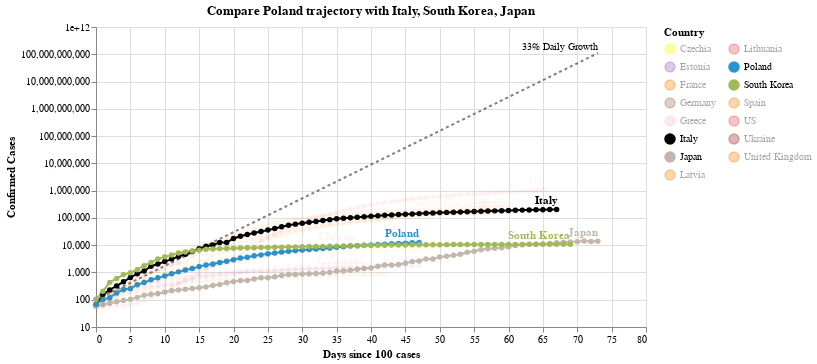

Write notebook code for a chart like this one.
### Code cell
#hide_input
chart3 = make_since_chart(['Poland'])
chart3

### Figure 1 — Vega-Lite specification as saved in the notebook (floating-point values rounded to 4 significant figures; data arrays with more than 128 entries replaced by an {"elided": "..."} marker saying what was removed)
{"config": {"view": {"continuousWidth": 400, "continuousHeight": 300}}, "layer": [{"mark": {"type": "line", "color": "black", "opacity": 0.5, "strokeDash": [3, 3]}, "encoding": {"x": {"type": "quantitative", "field": "Days since 100 cases"}, "y": {"type": "quantitative", "field": "Confirmed Cases"}}}, {"mark": {"type": "text", "align": "right", "dy": -6, "fontSize": 10, "text": "33% Daily Growth"}, "encoding": {"x": {"type": "quantitative", "field": "Days since 100 cases"}, "y": {"type": "quantitative", "field": "Confirmed Cases"}}, "transform": [{"filter": "(datum['Days since 100 cases'] >= 73)"}]}, {"data": {"name": "data-41cd1ce836814c559ef2af30362119ef"}, "mark": {"type": "line", "point": true}, "encoding": {"color": {"type": "nominal", "field": "Country", "legend": {"columns": 2}, "scale": {"domain": ["Czechia", "Estonia", "France", "Germany", "Greece", "Italy", "Japan", "Latvia", "Lithuania", "Poland", "South Korea", "Spain", "US", "Ukraine", "United Kingdom"], "range": ["yellow", "#9467bd", "#F58518", "#9D755D", "pink", "black", "#C1B7AD", "#F58518", "#E45756", "#2495D3", "#A1BA59", "#F58518", "#E45756", "brown", "#F58518"]}}, "opacity": {"condition": {"value": 1, "selection": "selector001"}, "value": 0.05}, "tooltip": [{"type": "nominal", "field": "Country"}, {"type": "temporal", "field": "Date"}, {"type": "quantitative", "field": "Confirmed Cases"}, {"type": "quantitative", "field": "Days since 100 cases"}], "x": {"type": "quantitative", "field": "Days since 100 cases"}, "y": {"type": "quantitative", "field": "Confirmed Cases", "scale": {"type": "log"}}}, "selection": {"selector001": {"type": "multi", "fields": ["Country"], "bind": "legend", "init": [{"Country": "Poland"}, {"Country": "Italy"}, {"Country": "South Korea"}, {"Country": "Japan"}]}}, "width": 550}, {"data": {"name": "data-41cd1ce836814c559ef2af30362119ef"}, "mark": {"type": "text", "align": "right", "dy": -8, "fontWeight": "bold"}, "encoding": {"color": {"type": "nominal", "field": "Country", "legend": {"columns": 2}, "scale": {"domain": ["Czechia", "Estonia", "France", "Germany", "Greece", "Italy", "Japan", "Latvia", "Lithuania", "Poland", "South Korea", "Spain", "US", "Ukraine", "United Kingdom"], "range": ["yellow", "#9467bd", "#F58518", "#9D755D", "pink", "black", "#C1B7AD", "#F58518", "#E45756", "#2495D3", "#A1BA59", "#F58518", "#E45756", "brown", "#F58518"]}}, "opacity": {"condition": {"value": 1, "selection": "selector001"}, "value": 0.05}, "text": {"type": "nominal", "field": "Country"}, "tooltip": [{"type": "nominal", "field": "Country"}, {"type": "temporal", "field": "Date"}, {"type": "quantitative", "field": "Confirmed Cases"}, {"type": "quantitative", "field": "Days since 100 cases"}], "x": {"type": "quantitative", "field": "Days since 100 cases"}, "y": {"type": "quantitative", "field": "Confirmed Cases", "scale": {"type": "log"}}}, "transform": [{"filter": "(datum['Date'] >= 1588118400000)"}], "width": 550}], "data": {"name": "data-529fe82ad0088db904012636adb1924d"}, "title": "Compare Poland trajectory with Italy, South Korea, Japan", "$schema": "https://vega.github.io/schema/vega-lite/v4.0.2.json", "datasets": {"data-529fe82ad0088db904012636adb1924d": [{"Days since 100 cases": 0, "Confirmed Cases": 100.0}, {"Days since 100 cases": 1, "Confirmed Cases": 133.0}, {"Days since 100 cases": 2, "Confirmed Cases": 176.9}, {"Days since 100 cases": 3, "Confirmed Cases": 235.3}, {"Days since 100 cases": 4, "Confirmed Cases": 312.9}, {"Days since 100 cases": 5, "Confirmed Cases": 416.2}, {"Days since 100 cases": 6, "Confirmed Cases": 553.5}, {"Days since 100 cases": 7, "Confirmed Cases": 736.1}, {"Days since 100 cases": 8, "Confirmed Cases": 979.1}, {"Days since 100 cases": 9, "Confirmed Cases": 1302.0}, {"Days since 100 cases": 10, "Confirmed Cases": 1732.0}, {"Days since 100 cases": 11, "Confirmed Cases": 2303.0}, {"Days since 100 cases": 12, "Confirmed Cases": 3064.0}, {"Days since 100 cases": 13, "Confirmed Cases": 4074.0}, {"Days since 100 cases": 14, "Confirmed Cases": 5419.0}, {"Days since 100 cases": 15, "Confirmed Cases": 7207.0}, {"Days since 100 cases": 16, "Confirmed Cases": 9586.0}, {"Days since 100 cases": 17, "Confirmed Cases": 12750.0}, {"Days since 100 cases": 18, "Confirmed Cases": 16960.0}, {"Days since 100 cases": 19, "Confirmed Cases": 22550.0}, {"Days since 100 cases": 20, "Confirmed Cases": 29990.0}, {"Days since 100 cases": 21, "Confirmed Cases": 39890.0}, {"Days since 100 cases": 22, "Confirmed Cases": 53060.0}, {"Days since 100 cases": 23, "Confirmed Cases": 70560.0}, {"Days since 100 cases": 24, "Confirmed Cases": 93850.0}, {"Days since 100 cases": 25, "Confirmed Cases": 124800.0}, {"Days since 100 cases": 26, "Confirmed Cases": 166000.0}, {"Days since 100 cases": 27, "Confirmed Cases": 220800.0}, {"Days since 100 cases": 28, "Confirmed Cases": 293700.0}, {"Days since 100 cases": 29, "Confirmed Cases": 390600.0}, {"Days since 100 cases": 30, "Confirmed Cases": 519500.0}, {"Days since 100 cases": 31, "Confirmed Cases": 690900.0}, {"Days since 100 cases": 32, "Confirmed Cases": 918900.0}, {"Days since 100 cases": 33, "Confirmed Cases": 1222000.0}, {"Days since 100 cases": 34, "Confirmed Cases": 1625000.0}, {"Days since 100 cases": 35, "Confirmed Cases": 2162000.0}, {"Days since 100 cases": 36, "Confirmed Cases": 2875000.0}, {"Days since 100 cases": 37, "Confirmed Cases": 3824000.0}, {"Days since 100 cases": 38, "Confirmed Cases": 5086000.0}, {"Days since 100 cases": 39, "Confirmed Cases": 6764000.0}, {"Days since 100 cases": 40, "Confirmed Cases": 8996000.0}, {"Days since 100 cases": 41, "Confirmed Cases": 11970000.0}, {"Days since 100 cases": 42, "Confirmed Cases": 15910000.0}, {"Days since 100 cases": 43, "Confirmed Cases": 21170000.0}, {"Days since 100 cases": 44, "Confirmed Cases": 28150000.0}, {"Days since 100 cases": 45, "Confirmed Cases": 37440000.0}, {"Days since 100 cases": 46, "Confirmed Cases": 49790000.0}, {"Days since 100 cases": 47, "Confirmed Cases": 66230000.0}, {"Days since 100 cases": 48, "Confirmed Cases": 88080000.0}, {"Days since 100 cases": 49, "Confirmed Cases": 117100000.0}, {"Days since 100 cases": 50, "Confirmed Cases": 155800000.0}, {"Days since 100 cases": 51, "Confirmed Cases": 207200000.0}, {"Days since 100 cases": 52, "Confirmed Cases": 275600000.0}, {"Days since 100 cases": 53, "Confirmed Cases": 366600000.0}, {"Days since 100 cases": 54, "Confirmed Cases": 487500000.0}, {"Days since 100 cases": 55, "Confirmed Cases": 648400000.0}, {"Days since 100 cases": 56, "Confirmed Cases": 862400000.0}, {"Days since 100 cases": 57, "Confirmed Cases": 1147000000.0}, {"Days since 100 cases": 58, "Confirmed Cases": 1525000000.0}, {"Days since 100 cases": 59, "Confirmed Cases": 2029000000.0}, {"Days since 100 cases": 60, "Confirmed Cases": 2698000000.0}, {"Days since 100 cases": 61, "Confirmed Cases": 3589000000.0}, {"Days since 100 cases": 62, "Confirmed Cases": 4773000000.0}, {"Days since 100 cases": 63, "Confirmed Cases": 6348000000.0}, {"Days since 100 cases": 64, "Confirmed Cases": 8443000000.0}, {"Days since 100 cases": 65, "Confirmed Cases": 11230000000.0}, {"Days since 100 cases": 66, "Confirmed Cases": 14940000000.0}, {"Days since 100 cases": 67, "Confirmed Cases": 19860000000.0}, {"Days since 100 cases": 68, "Confirmed Cases": 26420000000.0}, {"Days since 100 cases": 69, "Confirmed Cases": 35140000000.0}, {"Days since 100 cases": 70, "Confirmed Cases": 46730000000.0}, {"Days since 100 cases": 71, "Confirmed Cases": 62150000000.0}, {"Days since 100 cases": 72, "Confirmed Cases": 82660000000.0}, {"Days since 100 cases": 73, "Confirmed Cases": 109900000000.0}], "data-41cd1ce836814c559ef2af30362119ef": {"elided": "840 records"}}}
